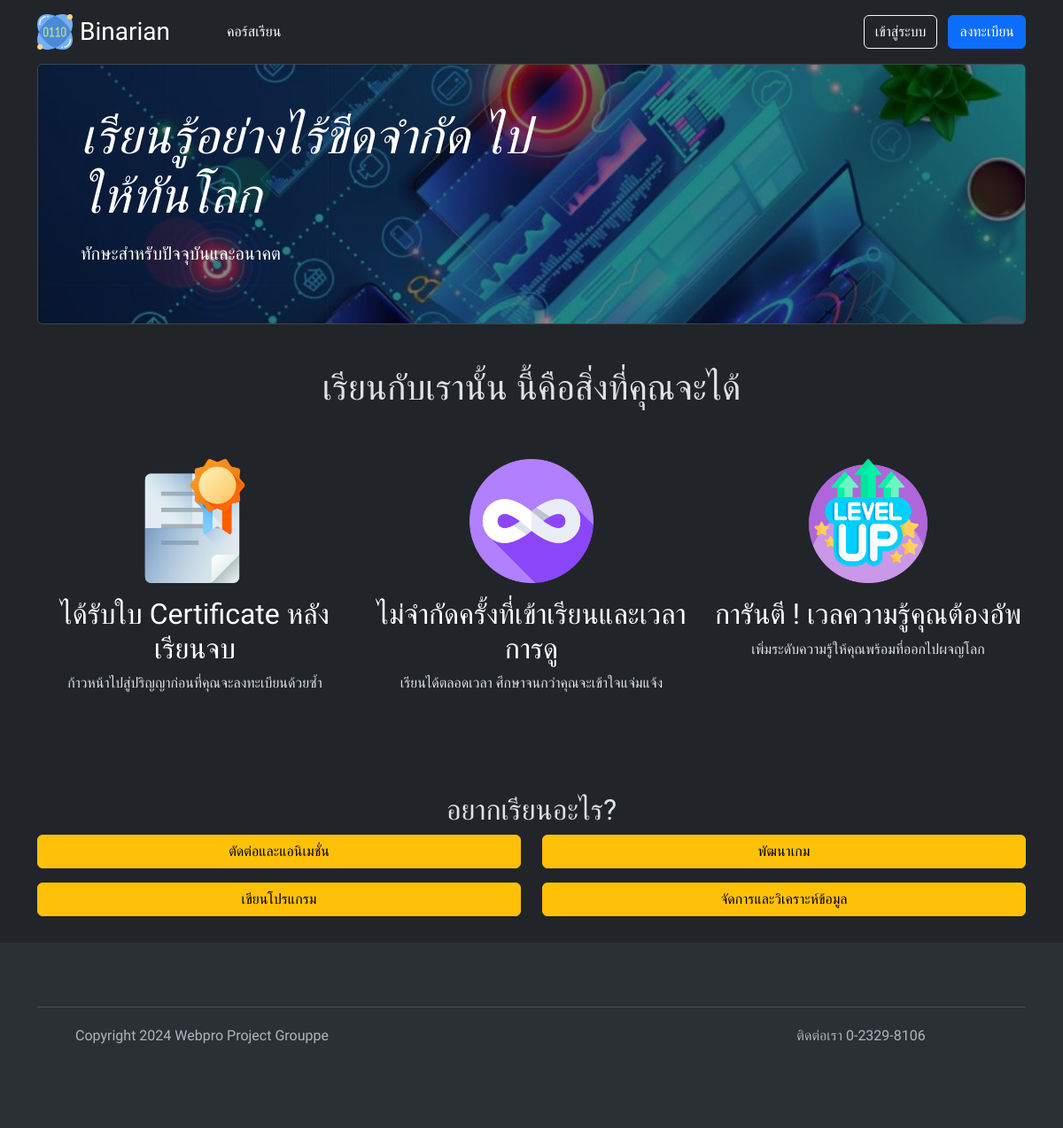
The page / on the database its author committed.
### tables this page shows
CREATE TABLE "course_categories" (
	"id"	INTEGER,
	"name"	VARCHAR(64) NOT NULL,
	PRIMARY KEY("id" AUTOINCREMENT)
);

### core.php (called while the page is built, shortened)
<?php
	class App extends SQLite3 {
			?>
				</form><?php
		function get_anonymous_category_list() {
			$sql = "SELECT id, name FROM course_categories WHERE (SELECT COUNT(*) as count FROM courses WHERE category_id = course_categories.id)";
			$ret = $this->query($sql);
			$results = array();
			while ($row = $ret->fetchArray(SQLITE3_ASSOC)) {
				array_push($results, $row);
			}
			return $results;
		}
	}
?>

### index.php (the view, shortened to what this page needs)
<?php
require 'template_init.php';
require 'template_header.php';
require 'template_container_begin.php';
?>
<div class="card text-bg-dark" style="overflow: hidden; margin-bottom: 20px;">
	<div class="card-body p-5" style="background-image: linear-gradient(#00000078, #00000078), url(assets/main_cover.jpg); background-size: cover;">
		<div class="col-lg-6 px-0">
			<h1 class="display-4 fst-italic">เรียนรู้อย่างไร้ขีดจำกัด ไปให้ทันโลก</h1>
			<p class="lead my-3">ทักษะสำหรับปัจจุบันและอนาคต</p>
		</div>
	</div>
</div>
<h1 class="text-center mt-5">เรียนกับเรานั้น นี้คือสิ่งที่คุณจะได้</h1>
<div class="row g-4 py-5 row-cols-1 row-cols-lg-3 text-center">
	<div class="feature col">
	<div class="feature-icon d-inline-flex align-items-center justify-content-center fs-2 mb-3 w-100">
		<img src="assets/certificate.png" alt="certificate" width="140" height="140">
	</div>
	<h3 class="fs-2 text-body-emphasis">ได้รับใบ Certificate หลังเรียนจบ</h3>
	<p>ก้าวหน้าไปสู่ปริญญาก่อนที่คุณจะลงทะเบียนด้วยซ้ำ</p>
	</div>
	<div class="feature col">
	<div class="feature-icon d-inline-flex align-items-center justify-content-center fs-2 mb-3 w-100">
		<img src="assets/infinity.png" alt="certificate" width="140" height="140">
	</div>
	<h3 class="fs-2 text-body-emphasis">ไม่จำกัดครั้งที่เข้าเรียนและเวลาการดู</h3>
	<p>เรียนได้ตลอดเวลา ศึกษาจนกว่าคุณจะเข้าใจแจ่มแจ้ง</p>
	</div>
	<div class="feature col">
	<div class="feature-icon d-inline-flex align-items-center justify-content-center fs-2 mb-3 w-100">
		<img src="assets/level-up.png" alt="certificate" width="140" height="140">
	</div>
	<h3 class="fs-2 text-body-emphasis">การันตี ! เวลความรู้คุณต้องอัพ</h3>
	<p>เพิ่มระดับความรู้ให้คุณพร้อมที่ออกไปผจญโลก</p>
	</div>
</div>
<h2 class="text-center mt-5">อยากเรียนอะไร?</h2>
<form action="course_list.php" method="get" class="text-center">
	<div class="row mb-3">
	<?php
		$i = 0;
		$categories = $db->get_anonymous_category_list(0);
		foreach ($categories as $c) {
			if ($i == 2) {
				$i = 0;
				echo "</div>";
				echo "<div class=\"row mb-3\">";
			}
			?>
			<div class="col-md-6 d-grid gap-2">
				<label class="btn btn-warning" for="<?php echo $c['id'] ?>"><?php echo $c['name'] ?></label>
			</div>
			<?php
			$i++;
		}
	?>
	</div>
</form>
</div>
<?php
require 'template_footer.php';
?>

### template_header.php (style rules this page uses)
html { --bs-body-font-family: "IBM Plex Sans Thai Looped", sans-serif !important; }

### rows shown on the page
course_categories: name "ตัดต่อและแอนิเมชั่น"
course_categories: name "พัฒนาเกม"
course_categories: name "เขียนโปรแกรม"
course_categories: name "จัดการและวิเคราะห์ข้อมูล"
